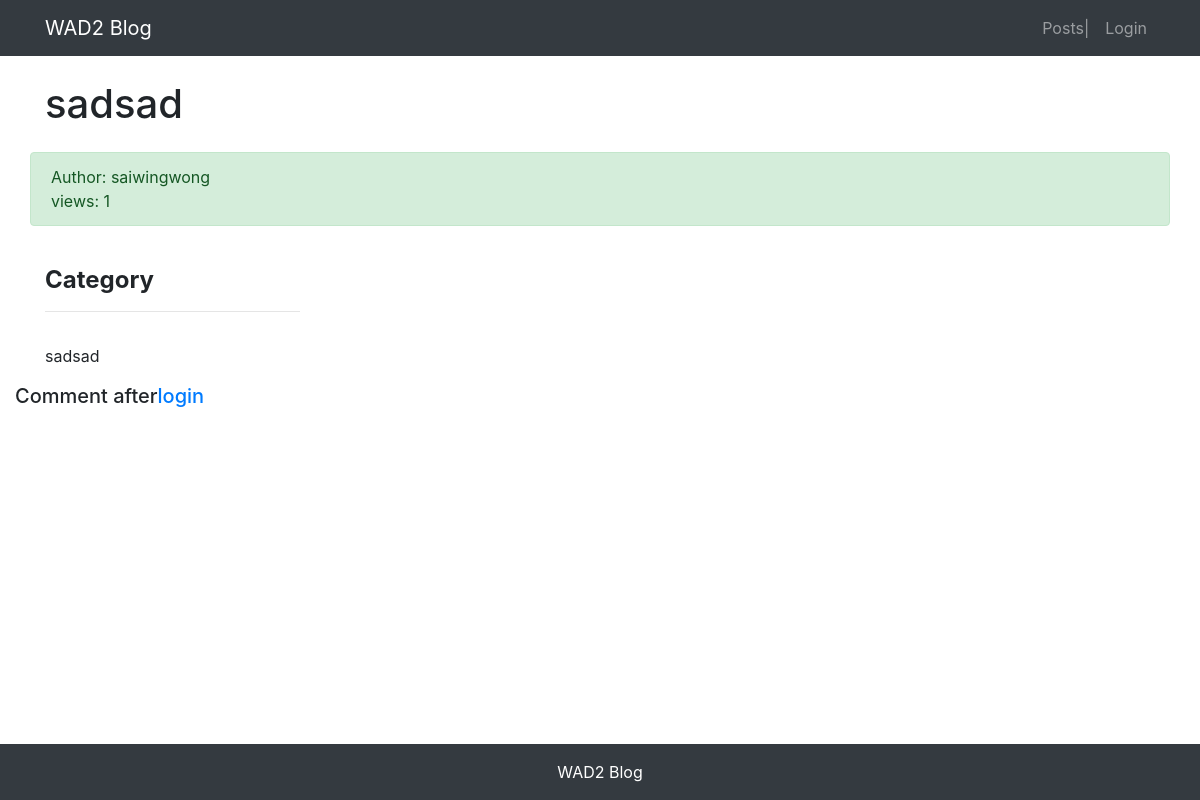
Screenshot of /post/post-list/18/ with the database file from the repository.
### post/models.py (models this page shows, shortened)
class Post(models.Model):
    author = models.ForeignKey(User, on_delete=models.CASCADE)
    column = models.ForeignKey(
        PostColumn,
        null=True,
        blank=True,
        on_delete=models.CASCADE,
        related_name='post'
    )
    tags = TaggableManager(blank=True)
    title = models.CharField(max_length = 50)
    body = models.TextField()
    avatar = models.ImageField(upload_to='post/%Y%m%d/', blank=True)
    def save(self, *args, **kwargs):
        post = super(Post, self).save(*args, **kwargs)
        return post
    created_time = models.DateTimeField(default = timezone.now)
    update_time = models.DateTimeField(auto_now=True)
    total_views = models.PositiveIntegerField(default=0)
    class Meta:
        ordering = ('-created_time', )

### post/views.py (the view)
# urls.py: path('post-list/<int:id>/', views.post_detail, name='post_detail'),
def post_detail(request, id):
    post = Post.objects.get(id=id)
    comments = Comment.objects.filter(post=id)
    post.total_views += 1
    post.save(update_fields=['total_views'])
    md = markdown.Markdown(
        extensions=[
        'markdown.extensions.extra',
        'markdown.extensions.toc',
        'markdown.extensions.codehilite',
    ])
    post.body = md.convert(post.body)
    context = { 'post': post, 'toc': md.toc, 'comments': comments }
    return render(request, 'post/detail.html', context)

### templates/post/detail.html (shortened to what this page needs)
{% extends "base.html" %}
{% load staticfiles %}
{% block content %}
<div class="container">
    <div class="row">
    <h1 class="col-12 mt-4 mb-4"> {{post.title}}  </h1>
        <div class="col-12 alert alert-success">
            <div>
                Author: {{ post.author }}
            </div>
            <div>
                views: {{ post.total_views }}
            </div>
        </div>
        <div class="col-3 mt-4">
            <h4><strong> Category </strong></h4>
            <hr>
        </div>
        <div class="col-12">
            <p>{{post.body|safe}}</p>
        </div>
    {% if user.is_authenticated %}
        <div>
            <form
                action="{% url 'comment:post_comment' post.id %}"
                method="POST"
            >
            {% csrf_token %}
                <div class="form-group">
                    <label for="body">
                        <strong>
                            Comments:
                        </strong>
                    </label>
                    <textarea
                        type="text"
                        class="form-control"
                        id="body"
                        name="body"
                        rows="2"></textarea>
                </div>
                <button type="submit" class="btn btn-primary "> send </button> <br>
            </form>
        </div>
    {% else %}
        <br>
        <h5 class="row justify-content-center">
            Comment after <a href="{% url 'userprofile:login' %}"> login </a>
        </h5>
        <br>
    {% endif %}
</div>
    </div>
{% endblock content %}

### rows the page displays
Post: title "sadsad", author "saiwingwong", total_views "1", body "sadsad"
